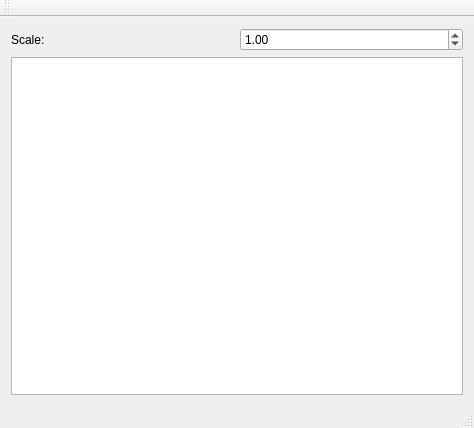
<?xml version="1.0" encoding="UTF-8"?>
<ui version="4.0">
 <class>MainWindow</class>
 <widget class="QMainWindow" name="MainWindow">
  <property name="geometry">
   <rect>
    <x>0</x>
    <y>0</y>
    <width>474</width>
    <height>428</height>
   </rect>
  </property>
  <property name="windowTitle">
   <string>MainWindow</string>
  </property>
  <widget class="QWidget" name="centralWidget">
   <layout class="QVBoxLayout" name="verticalLayout">
    <item>
     <layout class="QHBoxLayout" name="horizontalLayout">
      <item>
       <widget class="QLabel" name="label">
        <property name="text">
         <string>Scale:</string>
        </property>
       </widget>
      </item>
      <item>
       <widget class="QDoubleSpinBox" name="doubleSpinBox">
        <property name="maximum">
         <double>10.000000000000000</double>
        </property>
        <property name="singleStep">
         <double>0.100000000000000</double>
        </property>
        <property name="value">
         <double>1.000000000000000</double>
        </property>
       </widget>
      </item>
     </layout>
    </item>
    <item>
     <widget class="QGraphicsView" name="gv_main"/>
    </item>
   </layout>
  </widget>
  <widget class="QMenuBar" name="menuBar">
   <property name="geometry">
    <rect>
     <x>0</x>
     <y>0</y>
     <width>474</width>
     <height>25</height>
    </rect>
   </property>
  </widget>
  <widget class="QToolBar" name="mainToolBar">
   <attribute name="toolBarArea">
    <enum>TopToolBarArea</enum>
   </attribute>
   <attribute name="toolBarBreak">
    <bool>false</bool>
   </attribute>
  </widget>
  <widget class="QStatusBar" name="statusBar"/>
 </widget>
 <layoutdefault spacing="6" margin="11"/>
 <resources/>
 <connections>
  <connection>
   <sender>doubleSpinBox</sender>
   <signal>valueChanged(double)</signal>
   <receiver>MainWindow</receiver>
   <slot>set_scale(double)</slot>
   <hints>
    <hint type="sourcelabel">
     <x>299</x>
     <y>64</y>
    </hint>
    <hint type="destinationlabel">
     <x>261</x>
     <y>40</y>
    </hint>
   </hints>
  </connection>
 </connections>
 <slots>
  <slot>set_scale(int)</slot>
  <slot>set_scale(double)</slot>
 </slots>
</ui>
